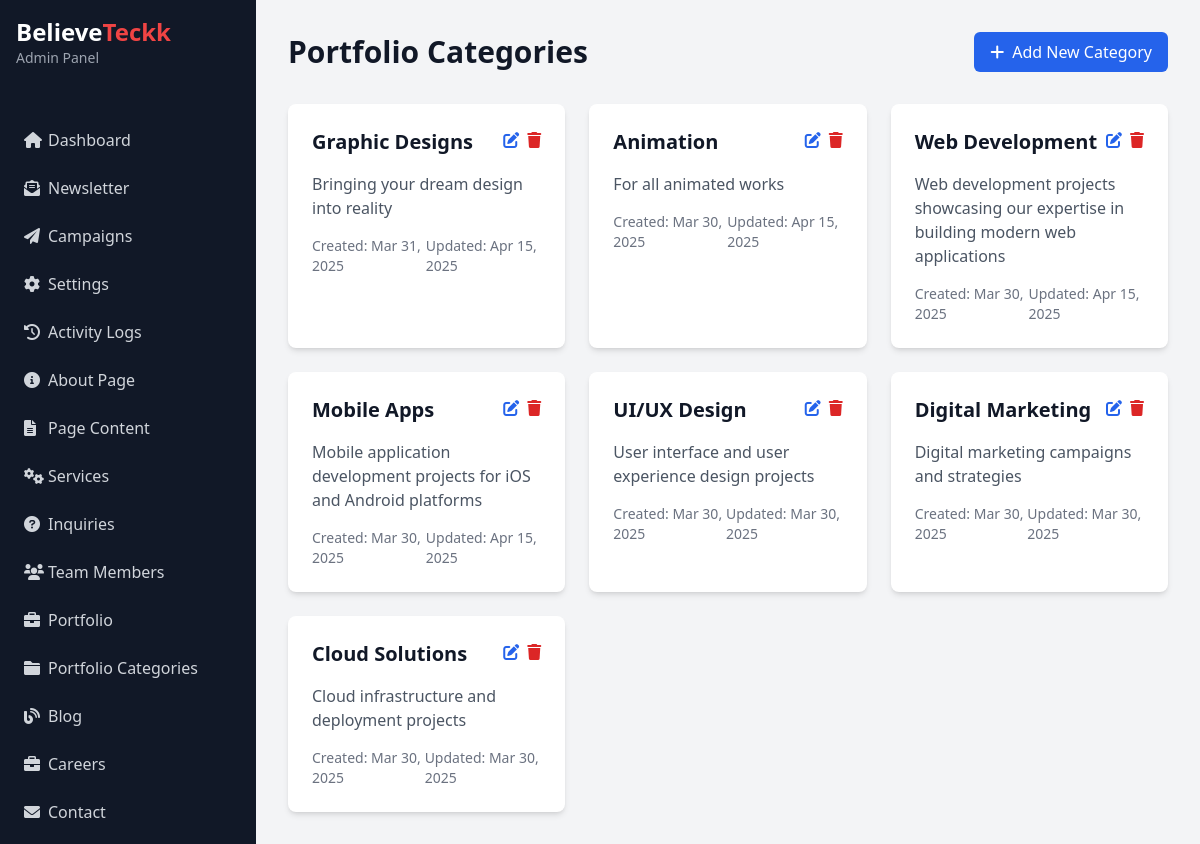
Page /admin/portfolio-categories.php (signed in) on the committed database.
### tables this page shows
CREATE TABLE `portfolio_categories` (
  `id` int(11) NOT NULL,
  `name` varchar(100) NOT NULL,
  `slug` varchar(100) NOT NULL,
  `description` text DEFAULT NULL,
  `created_at` timestamp NOT NULL DEFAULT current_timestamp(),
  `updated_at` timestamp NOT NULL DEFAULT current_timestamp() ON UPDATE current_timestamp()
);

### classes/Admin.php (called while the page is built, shortened)
<?php
class Admin extends Model {
    protected $portfolio_categories_table = 'portfolio_categories';
    protected $db;
    public function __construct($db) {
        $this->db = $db;
    }
    public function getPortfolioCategories() {
        try {
            $sql = "SELECT * FROM {$this->portfolio_categories_table} ORDER BY created_at DESC";
            $stmt = $this->db->prepare($sql);
            $stmt->execute();
            return $stmt->fetchAll(PDO::FETCH_ASSOC);
        } catch (Exception $e) {
            error_log("Error getting portfolio categories: " . $e->getMessage());
            throw $e;
        }
    }
}

### admin/portfolio-categories.php (the view, shortened to what this page needs)
<?php
require_once __DIR__ . '/../config/config.php';
require_once __DIR__ .'/../classes/Admin.php';
$db = Database::getInstance();
$admin = new Admin($db);
try {
    $categories = $admin->getPortfolioCategories();
} catch (Exception $e) {
    error_log('Error fetching portfolio categories: ' . $e->getMessage());
    $error_message = "Error fetching portfolio categories: " . $e->getMessage();
    $categories = [];
}
?>
<!DOCTYPE html>
<html lang="en">
<head>
    <script src="https://cdn.tailwindcss.com"></script>
    <link rel="stylesheet" href="https://cdnjs.cloudflare.com/ajax/libs/font-awesome/6.0.0/css/all.min.css">
</head>
<body class="bg-gray-100">
    <script src="https://cdn.tailwindcss.com"></script>
    <?php include('../includes/admin_sidebar.php'); ?>
    <div class="ml-64 p-8">
        <div class="max-w-7xl mx-auto">
            <div class="flex justify-between items-center mb-8">
                <h1 class="text-3xl font-bold text-gray-900">Portfolio Categories</h1>
                <button onclick="openAddModal()"
                        class="bg-blue-600 text-white px-4 py-2 rounded-md hover:bg-blue-700 focus:outline-none focus:ring-2 focus:ring-blue-500 focus:ring-offset-2 transition-colors duration-200">
                    <i class="fas fa-plus mr-2"></i>Add New Category
                </button>
            </div>
            <div class="grid grid-cols-1 md:grid-cols-2 lg:grid-cols-3 gap-6">
                <?php foreach ($categories as $category): ?>
                    <div class="bg-white rounded-lg shadow-md overflow-hidden card">
                        <div class="p-6">
                            <div class="flex justify-between items-start mb-4">
                                <h3 class="text-xl font-semibold text-gray-900"><?php echo htmlspecialchars($category['name']); ?></h3>
                                <div class="flex space-x-2">
                                    <button onclick="openEditModal(<?php echo htmlspecialchars(json_encode($category)); ?>)"
                                            class="text-blue-600 hover:text-blue-900">
                                        <i class="fas fa-edit"></i>
                                    </button>
                                    <form method="POST" class="inline" onsubmit="return confirm('Are you sure you want to delete this category?');">
                                        <button type="submit" class="text-red-600 hover:text-red-900">
                                            <i class="fas fa-trash"></i>
                                        </button>
                                    </form>
                                </div>
                            </div>
                            <div class="text-gray-600 mb-4">
                                <?php echo $category['description']; ?>
                            </div>
                            <div class="flex justify-between items-center text-sm text-gray-500">
                                <span>Created: <?php echo date('M d, Y', strtotime($category['created_at'])); ?></span>
                                <span>Updated: <?php echo date('M d, Y', strtotime($category['updated_at'])); ?></span>
                            </div>
                        </div>
                    </div>
                <?php endforeach; ?>
            </div>
        </div>
    </div>
</body>
</html>

### admin/portfolio-categories.php (style rules this page uses)
.card { transition: all 0.3s ease; }

### rows in the picture
portfolio_categories: name "Graphic Designs", description "Bringing your dream design into reality", created_at "Mar 31, 2025", updated_at "Apr 15, 2025"
portfolio_categories: name "Animation", description "For all animated works", created_at "Mar 30, 2025", updated_at "Apr 15, 2025"
portfolio_categories: name "Web Development", description "Web development projects showcasing our expertise in building modern web applications", created_at "Mar 30, 2025", updated_at "Apr 15, 2025"
portfolio_categories: name "Mobile Apps", description "Mobile application development projects for iOS and Android platforms", created_at "Mar 30, 2025", updated_at "Apr 15, 2025"
portfolio_categories: name "UI/UX Design", description "User interface and user experience design projects", created_at "Mar 30, 2025", updated_at "Mar 30, 2025"
portfolio_categories: name "Digital Marketing", description "Digital marketing campaigns and strategies", created_at "Mar 30, 2025", updated_at "Mar 30, 2025"
portfolio_categories: name "Cloud Solutions", description "Cloud infrastructure and deployment projects", created_at "Mar 30, 2025", updated_at "Mar 30, 2025"
